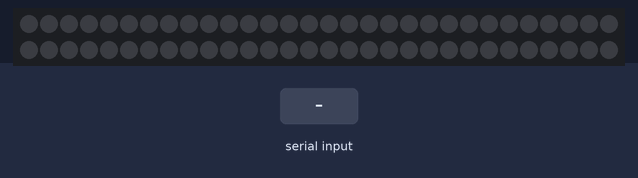
A sketch run on a simulated Arduino Uno, built with avr-gcc and run on an emulated ATmega328P. Parts: 60 RGB LEDs in strip order, left to right, continuing on the next row. The inputs (shaded band) are chosen by the test bench. Dim RGB values are drawn brighter than linear.

Above: at 1.2 s.
1.3 s: "a" received over Serial
At 2.9 s:
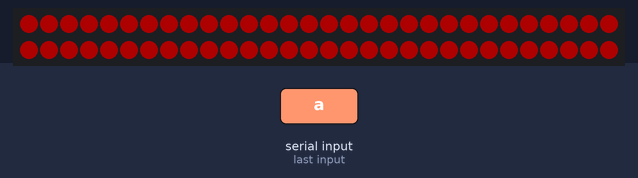
3.5 s: "b" received over Serial
At 4.6 s:
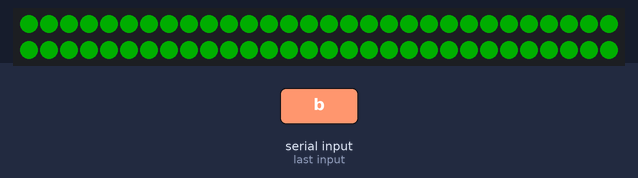
5.5 s: "c" received over Serial
At 6.3 s:
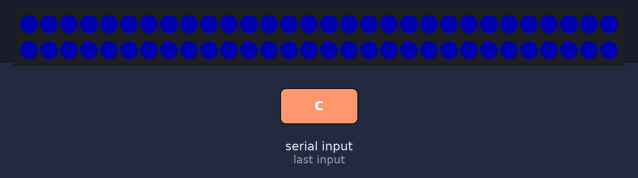
7.5 s: "v1\n" received over Serial
At 9.1 s:
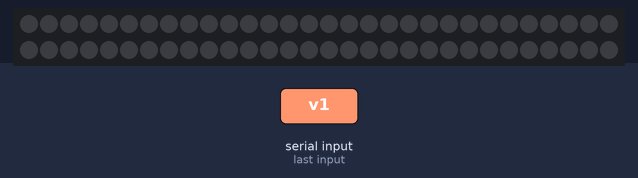
Timing chart, 0 to 10.5 s (numbered marks = the images above; inputs shaded):
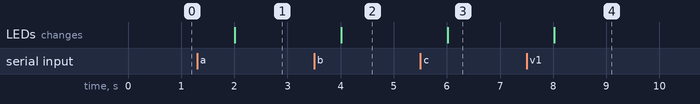

Measured:
- after the input at 1.3 s, the LEDs: change after 0.71 s (image 1)
- after the input at 3.5 s, the LEDs: change after 0.51 s (image 2)
- after the input at 5.5 s, the LEDs: change after 0.52 s (image 3)
- after the input at 7.5 s, the LEDs: change after 0.52 s (image 4)

The sketch:

NeoPixelTest.ino
```cpp
// NEOPIXEL BEST PRACTICES for most reliable operation:
// - Add 1000 uF CAPACITOR between NeoPixel strip's + and - connections.
// - MINIMIZE WIRING LENGTH between microcontroller board and first pixel.
// - NeoPixel strip's DATA-IN should pass through a 300-500 OHM RESISTOR.
// - AVOID connecting NeoPixels on a LIVE CIRCUIT. If you must, ALWAYS
//   connect GROUND (-) first, then +, then data.
// - When using a 3.3V microcontroller with a 5V-powered NeoPixel strip,
//   a LOGIC-LEVEL CONVERTER on the data line is STRONGLY RECOMMENDED.
// (Skipping these may work OK on your workbench but can fail in the field)

#include <Adafruit_NeoPixel.h>
#ifdef __AVR__
 #include <avr/power.h> // Required for 16 MHz Adafruit Trinket
#endif

// Which pin on the Arduino is connected to the NeoPixels?
// On a Trinket or Gemma we suggest changing this to 1:
#define LED_PIN    6

// How many NeoPixels are attached to the Arduino?
#define LED_COUNT 60

// Declare our NeoPixel strip object:
Adafruit_NeoPixel strip(LED_COUNT, LED_PIN, NEO_GRB + NEO_KHZ800);
// Argument 1 = Number of pixels in NeoPixel strip
// Argument 2 = Arduino pin number (most are valid)
// Argument 3 = Pixel type flags, add together as needed:
//   NEO_KHZ800  800 KHz bitstream (most NeoPixel products w/WS2812 LEDs)
//   NEO_KHZ400  400 KHz (classic 'v1' (not v2) FLORA pixels, WS2811 drivers)
//   NEO_GRB     Pixels are wired for GRB bitstream (most NeoPixel products)
//   NEO_RGB     Pixels are wired for RGB bitstream (v1 FLORA pixels, not v2)
//   NEO_RGBW    Pixels are wired for RGBW bitstream (NeoPixel RGBW products)


// setup() function -- runs once at startup --------------------------------

void setup() {
    // These lines are specifically to support the Adafruit Trinket 5V 16 MHz.
  // Any other board, you can remove this part (but no harm leaving it):
#if defined(__AVR_ATtiny85__) && (F_CPU == 16000000)
  clock_prescale_set(clock_div_1);
#endif
  // END of Trinket-specific code.

  strip.begin();           // INITIALIZE NeoPixel strip object (REQUIRED)
  strip.show();            // Turn OFF all pixels ASAP
  strip.setBrightness(50); // Set BRIGHTNESS to about 1/5 (max = 255)

  Serial.begin(9600);

}

void loop() {
  if (Serial.available() > 0) {
    char t = Serial.read();
    if (t == 'a') {
      strip.fill(strip.Color(255, 0, 0));
    } else if (t == 'b') {
      strip.fill(strip.Color(0, 255, 0));
    } else if (t == 'c') {
      strip.fill(strip.Color(0, 0, 255));
    } else {
      strip.clear();
    }

    strip.show();
  }

  delay(1000);
}
```
